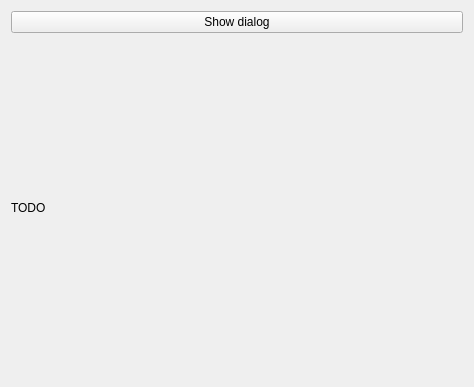
<?xml version="1.0" encoding="UTF-8"?>
<ui version="4.0">
 <class>DialogSettingsForm</class>
 <widget class="QWidget" name="DialogSettingsForm">
  <property name="geometry">
   <rect>
    <x>0</x>
    <y>0</y>
    <width>474</width>
    <height>387</height>
   </rect>
  </property>
  <property name="windowTitle">
   <string>Form</string>
  </property>
  <layout class="QVBoxLayout" name="verticalLayout">
   <item>
    <widget class="QPushButton" name="showDialogButton">
     <property name="text">
      <string>Show dialog</string>
     </property>
    </widget>
   </item>
   <item>
    <widget class="QLabel" name="label">
     <property name="text">
      <string>TODO</string>
     </property>
    </widget>
   </item>
  </layout>
 </widget>
 <resources/>
 <connections/>
</ui>
